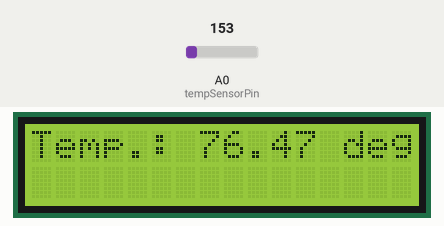
This sketch was run on a simulated Arduino Uno, built with avr-gcc and run on an emulated ATmega328P. On the bench: 16×2 character LCD. Inputs (shaded band) come from the test bench; at power-on: A0 (tempSensorPin) = 153.

Above: at 1.2 s.
1.3 s: A0 (tempSensorPin) set to 165
At 2.9 s:
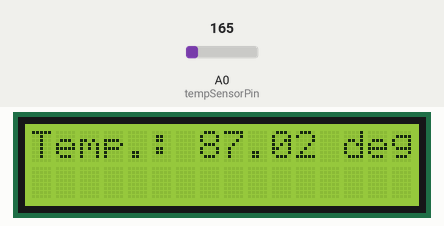
3.5 s: A0 (tempSensorPin) set to 175
At 4.6 s:
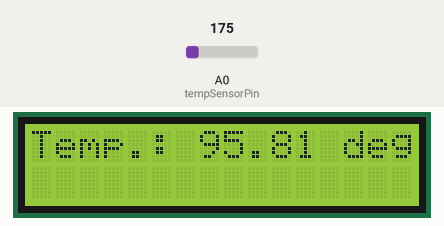
5.5 s: A0 (tempSensorPin) set to 191
At 7.2 s:
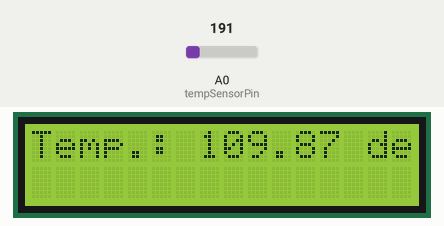
7.5 s: A0 (tempSensorPin) set to 161
At 9.1 s:
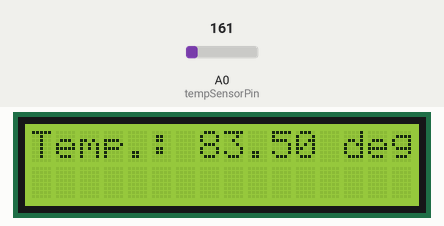
Timing chart, 0 to 10.5 s (numbered marks = the images above; inputs shaded):
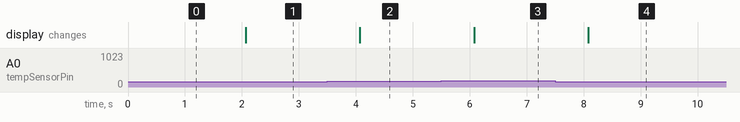

Measured:
- the behaviour switches between 180 and 179 on A0 (tempSensorPin) (found by bisection; images 3 and 4)
- after the input at 1.3 s, the display: changes after 0.77 s (image 1)
- after the input at 3.5 s, the display: changes after 0.57 s (image 2)
- after the input at 5.5 s, the display: changes after 0.58 s (image 3)
- after the input at 7.5 s, the display: changes after 0.58 s (image 4)

The sketch:

TempSensor.ino
```cpp
/*
 * Temperature Sensor
 *
 */
 #include<LiquidCrystal.h>

 const int tempSensorPin = A0;
LiquidCrystal lcd(12, 11, 5, 4, 3, 2);

void setup() {
  Serial.begin(9600);
  lcd.begin(16, 2);
}

void loop() {
 int tempSense = analogRead(tempSensorPin);
 static float prevTemp;
 lcd.setCursor(0,0);
 float temperature = getTempConversion(tempSense);

 if(abs(temperature - prevTemp) > .85){
  lcd.print("Temp.: ");
  lcd.print(temperature);
  lcd.print(" degrees");
 //Serial.print(temperature);
 //Serial.println(" degrees Fahrenheit");
 prevTemp = temperature;
 }

 delay(1000);

}

//This function converts the ADC reading to temperature in degrees Fahrenheit
float getTempConversion(int tempSense){
 float voltage = (tempSense/1024.0) * 5.0;  //Convert ADC Reading to voltage
 float temperature = (voltage - .5) * 100;  // Convert voltage to Celsius
 return (temperature * 9 / 5.0) + 32;         //Convert Celsius to Farenheit and return value
}
```
